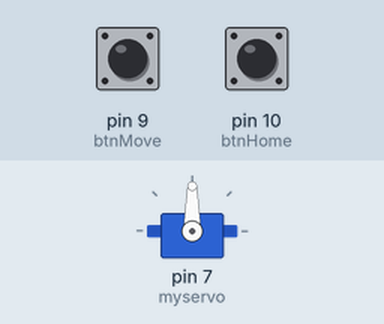
This sketch was run on a simulated Arduino Uno, built with avr-gcc and run on an emulated ATmega328P. Shown: servo. Inputs (shaded band) come from the test bench; at power-on: pin 9 (btnMove) LOW, pin 10 (btnHome) LOW.

Above: at 1.2 s.
1.3 s: pin 9 (btnMove) pulled HIGH for 0.15 s
At 2.2 s:
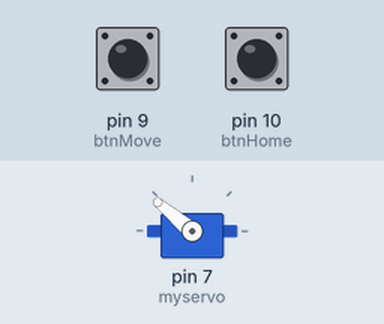
2.9 s: pin 10 (btnHome) pulled HIGH for 0.15 s
At 3.5 s:
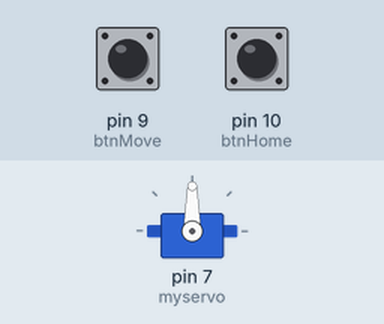
4.5 s: pin 9 (btnMove) pulled HIGH for 1 s
At 5.9 s:
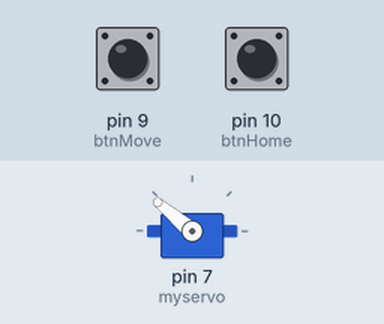
Timing chart, 0 to 7.5 s (numbered marks = the images above; inputs shaded):
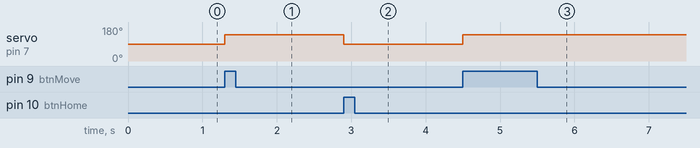

Measured:
- after the input at 1.3 s, servo on pin 7 (myservo): 90° → 140° at once
- after the input at 2.9 s, servo on pin 7 (myservo): 140° → 90° at once
- after the input at 4.5 s, servo on pin 7 (myservo): 90° → 140° at once

The sketch:

P_Servo.ino
```cpp
#include <Servo.h>

Servo myservo;
int pos =0;
int btnMove =9;
int btnHome = 10;


void setup() {
  pinMode(btnMove, INPUT);
  pinMode(btnHome, INPUT);
  myservo.attach(7);
  myservo.write(90);
}

void loop() {

  if(digitalRead(btnMove)==HIGH){
    myservo.write(140);
  }
  else if(digitalRead(btnHome)==HIGH){
    myservo.write(90);
    }
}
```
